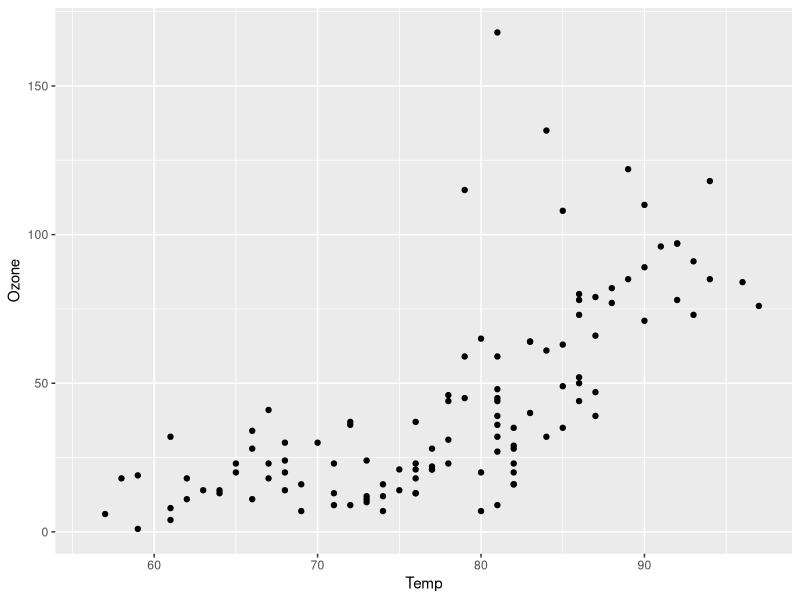
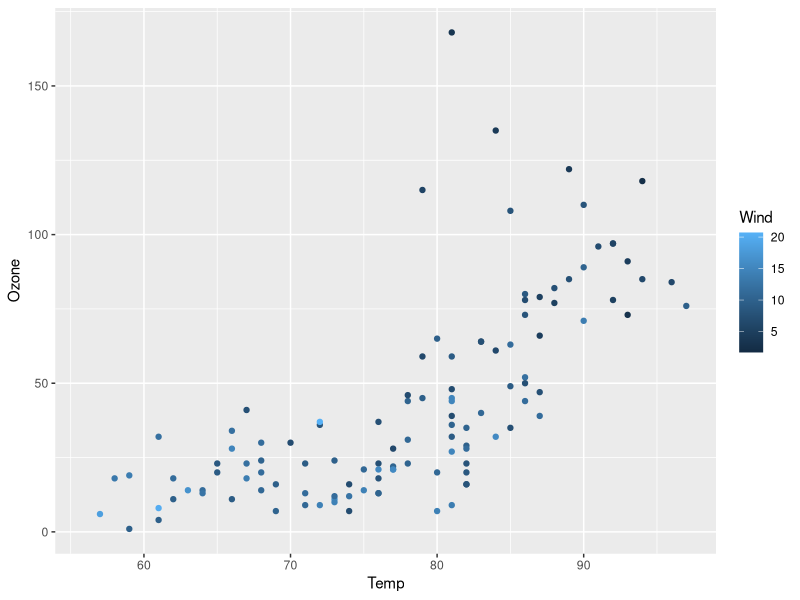
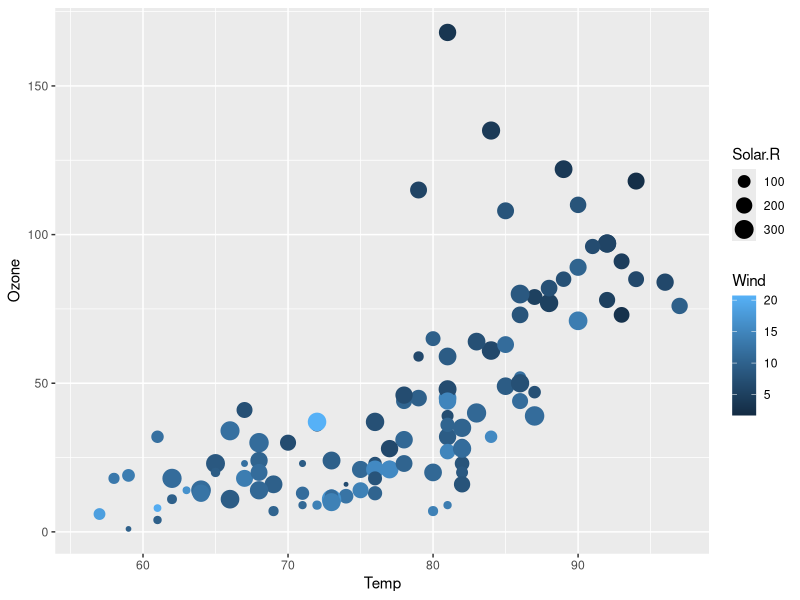
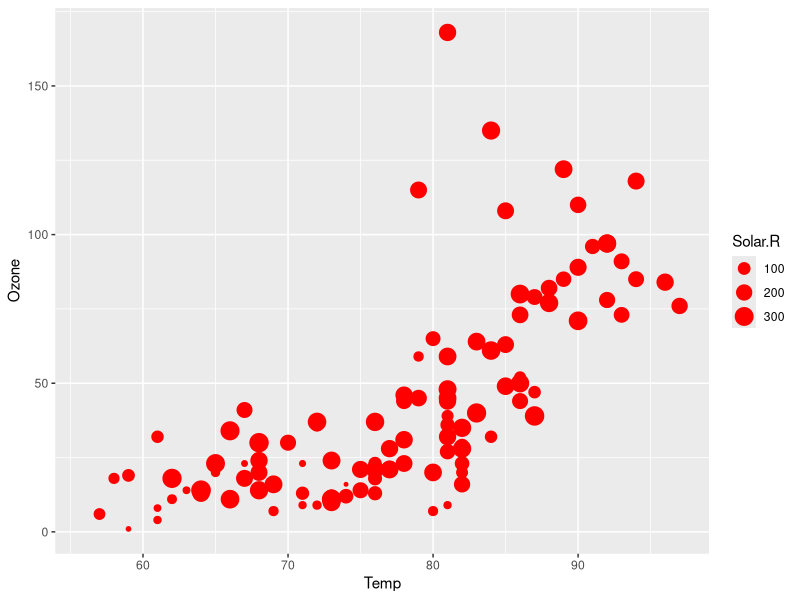

Write the R code that produced these figures, in order. (Note: this script raises an error after producing the figures.)
# CPSC 375-01
library(ggplot2)
ggplot(data=airquality) + geom_point(mapping=aes(x = Temp, y = Ozone))
str(airquality)
ggplot(data=airquality) + geom_point(mapping=aes(x = Temp, y = Ozone, color=Wind))
ggplot(data=airquality) + geom_point(mapping=aes(x = Temp, y = Ozone, color=Wind, size=Solar.R))
ggplot(data=airquality) + geom_point(mapping=aes(x = Temp, y = Ozone, size=Solar.R), color="red")
ggplot(data=airquality) + geom_point(mapping=aes(x = Temp, y = Ozone, color=Wind, shape=Solar.R)) #error
ggplot(data=airquality) + geom_point(mapping=aes(x = Temp, y = Ozone, color=Wind, shape=Month)) #error
airquality$Month = as.factor(airquality$Month)

ggplot(data=airquality) + geom_point(mapping=aes(x = Temp, y = Ozone, color=Wind, shape=Month))
ggplot(data=airquality) + geom_point(mapping=aes(x = Temp, y = Ozone, color=Wind)) + facet_wrap(~Month)
ggplot(data=airquality) + geom_point(mapping=aes(x = Temp, y = Ozone)) + facet_grid(Wind~Month)

ggplot(data=airquality) + geom_point(mapping=aes(x = Temp, y = Ozone))
ggplot(data=airquality) + geom_point(mapping=aes(x = Temp, y = Ozone)) + scale_x_continuous(name="Temperature")
ggplot(data=airquality) + geom_point(mapping=aes(x = Temp, y = Ozone)) + scale_x_continuous(name="Temperature", limits = c(60, 90))
ggplot(data=airquality) + geom_point(mapping=aes(x = Temp, y = Ozone)) + labs(x="Temperature", y="O3 values", title="My plot")
ggplot(data=airquality) + geom_point(mapping=aes(x = Temp, y = Ozone)) + labs(x="Temperature", y="O3 values", title="My plot") + theme_bw()
?theme_bw

# CPSC 375-02
library(ggplot2)
ggplot(data=airquality) + geom_point(mapping=aes(x = Temp, y = Ozone))
str(airquality)
ggplot(data=airquality) + geom_point(mapping=aes(x = Temp, y = Ozone, color=Wind))
ggplot(data=airquality) + geom_point(mapping=aes(x = Temp, y = Ozone, color=Wind, size=Solar.R))
ggplot(data=airquality) + geom_point(mapping=aes(x = Temp, y = Ozone, size=Solar.R), color="red")
ggplot(data=airquality) + geom_point(mapping=aes(x = Temp, y = Ozone, color=Wind))
?ggsave
ggplot(data=airquality) + geom_point(mapping=aes(x = Temp, y = Ozone, color=Wind)) + scale_x_continuous(name="Temperature")
ggplot(data=airquality) + geom_point(mapping=aes(x = Temp, y = Ozone, color=Wind)) + scale_x_continuous(name="Temperature") + scale_y_continuous(name="O3")
ggplot(data=airquality) + geom_point(mapping=aes(x = Temp, y = Ozone, color=Wind)) + labs(x="Displacement", y="Mileage", title="My plot")
ggplot(data=airquality) + geom_point(mapping=aes(x = Temp, y = Ozone, color=Wind)) + labs(x="Displacement", y="Mileage", title="My plot") + theme_bw()
ggplot(data=airquality) + geom_point(mapping=aes(x = Temp, y = Ozone, color=Wind)) + labs(x="Displacement", y="Mileage", title="My plot") + theme_dark()
?theme_dark
ggplot(data=airquality) + geom_point(mapping=aes(x = Temp, y = Ozone, color=Wind)) + labs(x="Displacement", y="Mileage", title="My plot", subtitle = "Anand P.
") + theme_dark()
